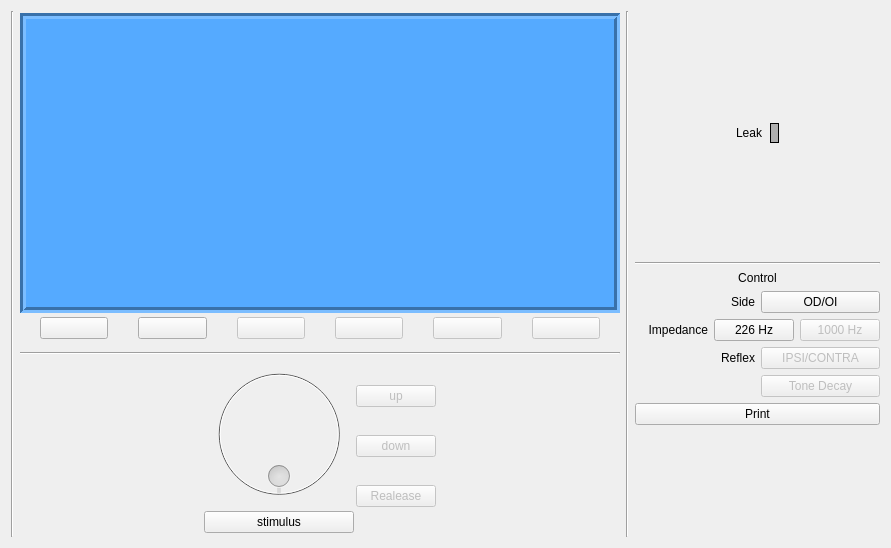
<?xml version="1.0" encoding="UTF-8"?>
<ui version="4.0">
 <class>Z_control</class>
 <widget class="QWidget" name="Z_control">
  <property name="geometry">
   <rect>
    <x>0</x>
    <y>0</y>
    <width>891</width>
    <height>548</height>
   </rect>
  </property>
  <property name="windowTitle">
   <string>Form</string>
  </property>
  <layout class="QHBoxLayout" name="horizontalLayout">
   <item>
    <widget class="Line" name="line_4">
     <property name="orientation">
      <enum>Qt::Vertical</enum>
     </property>
    </widget>
   </item>
   <item>
    <layout class="QVBoxLayout" name="verticalLayout">
     <property name="spacing">
      <number>2</number>
     </property>
     <item>
      <widget class="QFrame" name="Screen">
       <property name="minimumSize">
        <size>
         <width>600</width>
         <height>300</height>
        </size>
       </property>
       <property name="maximumSize">
        <size>
         <width>600</width>
         <height>300</height>
        </size>
       </property>
       <property name="styleSheet">
        <string notr="true">background-color: rgb(85, 170, 255);</string>
       </property>
       <property name="frameShape">
        <enum>QFrame::Box</enum>
       </property>
       <property name="frameShadow">
        <enum>QFrame::Sunken</enum>
       </property>
       <property name="lineWidth">
        <number>3</number>
       </property>
       <layout class="QHBoxLayout" name="Screen_Layout">
        <property name="spacing">
         <number>0</number>
        </property>
        <property name="leftMargin">
         <number>0</number>
        </property>
        <property name="topMargin">
         <number>0</number>
        </property>
        <property name="rightMargin">
         <number>0</number>
        </property>
        <property name="bottomMargin">
         <number>0</number>
        </property>
       </layout>
      </widget>
     </item>
     <item>
      <widget class="QFrame" name="horizontalFrame_7">
       <property name="minimumSize">
        <size>
         <width>0</width>
         <height>31</height>
        </size>
       </property>
       <property name="maximumSize">
        <size>
         <width>16777215</width>
         <height>31</height>
        </size>
       </property>
       <layout class="QHBoxLayout" name="horizontalLayout_9">
        <property name="spacing">
         <number>30</number>
        </property>
        <property name="leftMargin">
         <number>20</number>
        </property>
        <property name="topMargin">
         <number>0</number>
        </property>
        <property name="rightMargin">
         <number>20</number>
        </property>
        <item>
         <widget class="QPushButton" name="btn_1">
          <property name="text">
           <string/>
          </property>
         </widget>
        </item>
        <item>
         <widget class="QPushButton" name="btn_2">
          <property name="text">
           <string/>
          </property>
         </widget>
        </item>
        <item>
         <widget class="QPushButton" name="btn_3">
          <property name="enabled">
           <bool>false</bool>
          </property>
          <property name="text">
           <string/>
          </property>
         </widget>
        </item>
        <item>
         <widget class="QPushButton" name="btn_4">
          <property name="enabled">
           <bool>false</bool>
          </property>
          <property name="text">
           <string/>
          </property>
         </widget>
        </item>
        <item>
         <widget class="QPushButton" name="btn_5">
          <property name="enabled">
           <bool>false</bool>
          </property>
          <property name="text">
           <string/>
          </property>
         </widget>
        </item>
        <item>
         <widget class="QPushButton" name="btn_6">
          <property name="enabled">
           <bool>false</bool>
          </property>
          <property name="text">
           <string/>
          </property>
         </widget>
        </item>
       </layout>
      </widget>
     </item>
     <item>
      <widget class="Line" name="line">
       <property name="orientation">
        <enum>Qt::Horizontal</enum>
       </property>
      </widget>
     </item>
     <item>
      <layout class="QHBoxLayout" name="horizontalLayout_3">
       <item>
        <spacer name="horizontalSpacer_2">
         <property name="orientation">
          <enum>Qt::Horizontal</enum>
         </property>
         <property name="sizeHint" stdset="0">
          <size>
           <width>40</width>
           <height>20</height>
          </size>
         </property>
        </spacer>
       </item>
       <item>
        <layout class="QVBoxLayout" name="verticalLayout_3">
         <item>
          <widget class="QDial" name="dial">
           <property name="enabled">
            <bool>false</bool>
           </property>
           <property name="minimumSize">
            <size>
             <width>150</width>
             <height>150</height>
            </size>
           </property>
           <property name="maximumSize">
            <size>
             <width>150</width>
             <height>150</height>
            </size>
           </property>
           <property name="minimum">
            <number>1</number>
           </property>
           <property name="maximum">
            <number>20</number>
           </property>
           <property name="tracking">
            <bool>false</bool>
           </property>
           <property name="wrapping">
            <bool>true</bool>
           </property>
          </widget>
         </item>
         <item>
          <widget class="QPushButton" name="btn_stimulus">
           <property name="text">
            <string>stimulus</string>
           </property>
          </widget>
         </item>
        </layout>
       </item>
       <item>
        <layout class="QVBoxLayout" name="verticalLayout_4">
         <item>
          <widget class="QPushButton" name="btn_up">
           <property name="enabled">
            <bool>false</bool>
           </property>
           <property name="text">
            <string>up</string>
           </property>
          </widget>
         </item>
         <item>
          <widget class="QPushButton" name="btn_down">
           <property name="enabled">
            <bool>false</bool>
           </property>
           <property name="text">
            <string>down</string>
           </property>
          </widget>
         </item>
         <item>
          <widget class="QPushButton" name="btn_release">
           <property name="enabled">
            <bool>false</bool>
           </property>
           <property name="text">
            <string>Realease</string>
           </property>
          </widget>
         </item>
        </layout>
       </item>
       <item>
        <spacer name="horizontalSpacer">
         <property name="orientation">
          <enum>Qt::Horizontal</enum>
         </property>
         <property name="sizeHint" stdset="0">
          <size>
           <width>40</width>
           <height>20</height>
          </size>
         </property>
        </spacer>
       </item>
      </layout>
     </item>
    </layout>
   </item>
   <item>
    <widget class="Line" name="line_2">
     <property name="orientation">
      <enum>Qt::Vertical</enum>
     </property>
    </widget>
   </item>
   <item>
    <layout class="QVBoxLayout" name="verticalLayout_2">
     <item>
      <spacer name="verticalSpacer_2">
       <property name="orientation">
        <enum>Qt::Vertical</enum>
       </property>
       <property name="sizeHint" stdset="0">
        <size>
         <width>20</width>
         <height>40</height>
        </size>
       </property>
      </spacer>
     </item>
     <item>
      <layout class="QHBoxLayout" name="horizontalLayout_8">
       <item>
        <spacer name="horizontalSpacer_4">
         <property name="orientation">
          <enum>Qt::Horizontal</enum>
         </property>
         <property name="sizeHint" stdset="0">
          <size>
           <width>40</width>
           <height>20</height>
          </size>
         </property>
        </spacer>
       </item>
       <item>
        <widget class="QLabel" name="label_6">
         <property name="text">
          <string>Leak</string>
         </property>
        </widget>
       </item>
       <item>
        <widget class="QLabel" name="label">
         <property name="autoFillBackground">
          <bool>false</bool>
         </property>
         <property name="styleSheet">
          <string notr="true">background-color: rgb(175, 175, 175);</string>
         </property>
         <property name="frameShape">
          <enum>QFrame::Box</enum>
         </property>
         <property name="text">
          <string/>
         </property>
        </widget>
       </item>
       <item>
        <spacer name="horizontalSpacer_3">
         <property name="orientation">
          <enum>Qt::Horizontal</enum>
         </property>
         <property name="sizeHint" stdset="0">
          <size>
           <width>40</width>
           <height>20</height>
          </size>
         </property>
        </spacer>
       </item>
      </layout>
     </item>
     <item>
      <spacer name="verticalSpacer">
       <property name="orientation">
        <enum>Qt::Vertical</enum>
       </property>
       <property name="sizeHint" stdset="0">
        <size>
         <width>20</width>
         <height>40</height>
        </size>
       </property>
      </spacer>
     </item>
     <item>
      <widget class="Line" name="line_3">
       <property name="orientation">
        <enum>Qt::Horizontal</enum>
       </property>
      </widget>
     </item>
     <item>
      <widget class="QLabel" name="label_7">
       <property name="text">
        <string>Control</string>
       </property>
       <property name="alignment">
        <set>Qt::AlignCenter</set>
       </property>
      </widget>
     </item>
     <item>
      <layout class="QHBoxLayout" name="horizontalLayout_4">
       <item>
        <widget class="QLabel" name="label_3">
         <property name="text">
          <string>Side</string>
         </property>
         <property name="alignment">
          <set>Qt::AlignRight|Qt::AlignTrailing|Qt::AlignVCenter</set>
         </property>
        </widget>
       </item>
       <item>
        <widget class="QPushButton" name="btn_side">
         <property name="text">
          <string>OD/OI</string>
         </property>
        </widget>
       </item>
      </layout>
     </item>
     <item>
      <layout class="QHBoxLayout" name="horizontalLayout_7">
       <item>
        <widget class="QLabel" name="label_4">
         <property name="text">
          <string>Impedance</string>
         </property>
         <property name="alignment">
          <set>Qt::AlignRight|Qt::AlignTrailing|Qt::AlignVCenter</set>
         </property>
        </widget>
       </item>
       <item>
        <widget class="QPushButton" name="btn_226">
         <property name="text">
          <string>226 Hz</string>
         </property>
        </widget>
       </item>
       <item>
        <widget class="QPushButton" name="btn_1000">
         <property name="enabled">
          <bool>false</bool>
         </property>
         <property name="text">
          <string>1000 Hz</string>
         </property>
        </widget>
       </item>
      </layout>
     </item>
     <item>
      <layout class="QHBoxLayout" name="horizontalLayout_6">
       <item>
        <widget class="QLabel" name="label_5">
         <property name="text">
          <string>Reflex</string>
         </property>
         <property name="alignment">
          <set>Qt::AlignRight|Qt::AlignTrailing|Qt::AlignVCenter</set>
         </property>
        </widget>
       </item>
       <item>
        <widget class="QPushButton" name="btn_reflex">
         <property name="enabled">
          <bool>false</bool>
         </property>
         <property name="text">
          <string>IPSI/CONTRA</string>
         </property>
        </widget>
       </item>
      </layout>
     </item>
     <item>
      <layout class="QHBoxLayout" name="horizontalLayout_5">
       <item>
        <widget class="QLabel" name="label_2">
         <property name="text">
          <string/>
         </property>
         <property name="alignment">
          <set>Qt::AlignRight|Qt::AlignTrailing|Qt::AlignVCenter</set>
         </property>
        </widget>
       </item>
       <item>
        <widget class="QPushButton" name="btn_toneDecay">
         <property name="enabled">
          <bool>false</bool>
         </property>
         <property name="text">
          <string>Tone Decay</string>
         </property>
        </widget>
       </item>
      </layout>
     </item>
     <item>
      <layout class="QHBoxLayout" name="horizontalLayout_2">
       <item>
        <widget class="QPushButton" name="btn_print">
         <property name="enabled">
          <bool>true</bool>
         </property>
         <property name="text">
          <string>Print</string>
         </property>
        </widget>
       </item>
      </layout>
     </item>
     <item>
      <spacer name="verticalSpacer_3">
       <property name="orientation">
        <enum>Qt::Vertical</enum>
       </property>
       <property name="sizeHint" stdset="0">
        <size>
         <width>20</width>
         <height>40</height>
        </size>
       </property>
      </spacer>
     </item>
    </layout>
   </item>
  </layout>
 </widget>
 <resources/>
 <connections/>
</ui>
